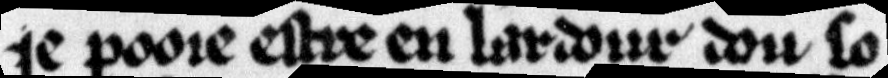
#> input picture data/catmus-french-13c/test_samples/line_020207.png, 888 x 78 px; its folder holds only this picture in this run
$ python -i deskew.py   (imports and definitions only)
#> lines starting #> are read from the running program, lines starting #| are printed output that depends on the picture
### src/htmir/utils/logger.py
"""Logger commun à tous les modules HTmiR."""

import logging
import sys

_CONFIGURED = False


def get_logger(name: str) -> logging.Logger:
    """Retourne un logger configuré (format uniforme, sortie stdout).

    Args:
        name: Nom du logger (typiquement ``__name__``).

    Returns:
        Instance de :class:`logging.Logger` prête à l'emploi.
    """
#> further down, picture is the input picture: shape (78, 888, 3); min 0, max 248, mean 121
    global _CONFIGURED
    if not _CONFIGURED:
        logging.basicConfig(
            level=logging.INFO,
            format="%(asctime)s [%(levelname)s] %(name)s — %(message)s",
            datefmt="%H:%M:%S",
            stream=sys.stdout,
        )
        _CONFIGURED = True
    return logging.getLogger(name)

### src/htmir/preprocessing/deskew.py
"""Correction d'inclinaison des images de manuscrits."""

import cv2
import numpy as np
from htmir.utils.logger import get_logger

logger = get_logger(__name__)


def detect_skew_angle(image: np.ndarray) -> float:
    """Détecte l'angle d'inclinaison d'une image via la transformée de Hough.

    Args:
        image: Image en niveaux de gris (uint8).

    Returns:
        Angle d'inclinaison en degrés (négatif = penche à gauche).

    Raises:
        ValueError: Si l'image n'est pas en niveaux de gris.

    Example:
        >>> angle = detect_skew_angle(gray_img)
    """
    if image.ndim != 2:
        raise ValueError("L'image doit être en niveaux de gris (2D).")
    edges = cv2.Canny(image, 50, 150, apertureSize=3)
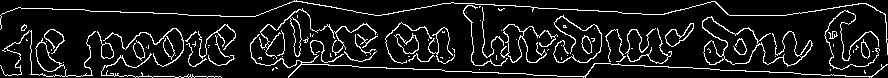
#> edges: shape (78, 888); 10% white in thin lines or dots
    lines = cv2.HoughLinesP(edges, 1, np.pi / 180, threshold=80,
                            minLineLength=100, maxLineGap=10)
#> lines = [[733, 70, 871, 77], [296, 63, 423, 69], [463, 71, 585, 77], [503, 45, 660, 48]]
    if lines is None:
        return 0.0
    angles = []
    for line in lines:
        x1, y1, x2, y2 = line[0]
        if x2 - x1 != 0:
            angles.append(np.degrees(np.arctan2(y2 - y1, x2 - x1)))
#> this loop made 4 passes
#> after the loop, angles = [2.9, 2.7, 2.82, 1.09]
    if not angles:
        return 0.0
    angle = np.median(angles)
#> angle = 2.76
    # On ne corrige que les petits angles (max ±45°)
    if abs(angle) > 45:
        angle = 0.0
    return float(angle)


def deskew(image: np.ndarray, angle: float | None = None) -> np.ndarray:
    """Corrige l'inclinaison d'une image.

    Args:
        image: Image BGR ou niveaux de gris.
        angle: Angle de correction en degrés. Si None, détecté automatiquement.

    Returns:
        Image redressée de même taille.

    Example:
        >>> straight = deskew(image)
    """
    gray = cv2.cvtColor(image, cv2.COLOR_BGR2GRAY) if image.ndim == 3 else image
    if angle is None:
        angle = detect_skew_angle(gray)
#> angle = 2.76
    if abs(angle) < 0.1:
        return image
    h, w = image.shape[:2]
#> h = 78; w = 888
    center = (w // 2, h // 2)
#> center = (444, 39)
    M = cv2.getRotationMatrix2D(center, angle, 1.0)
#> M = [[0.999, 0.0482, -1.36], [-0.0482, 0.999, 21.43]]
    rotated = cv2.warpAffine(image, M, (w, h),
                             flags=cv2.INTER_LINEAR,
                             borderMode=cv2.BORDER_REPLICATE)
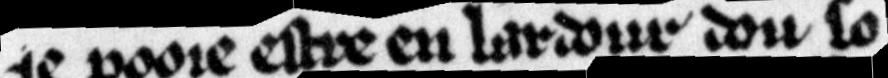
#> rotated: shape (78, 888, 3); min 0, max 246, mean 107.6
    logger.debug(f"Deskew appliqué : angle={angle:.2f}°")
    return rotated

>>> import cv2
>>> picture = cv2.imread('../../../data/catmus-french-13c/test_samples/line_020207.png')
>>> result = deskew(picture)

$ run again, on data/catmus-french-13c/test_samples/line_020208.png
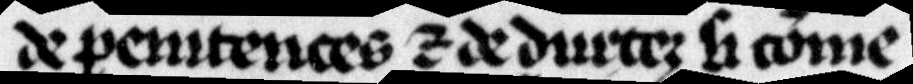
#> input picture data/catmus-french-13c/test_samples/line_020208.png, 913 x 84 px
#> picture is the input picture: shape (84, 913, 3); min 0, max 248, mean 115.1
#> in detect_skew_angle, `edges = cv2.Canny(image, 50, 150, apertureSize=3)`:
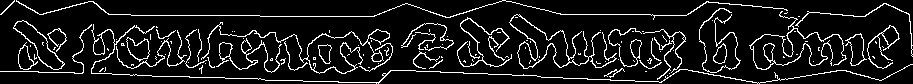
#> edges: shape (84, 913); 9.9% white in thin lines or dots
#> lines = [[131, 15, 259, 15], [260, 16, 374, 16]]
#> the loop in detect_skew_angle, `for line in lines:` made 2 passes
#> after the loop in detect_skew_angle, `for line in lines:`: angles = [0, 0]
#> in detect_skew_angle, `angle = np.median(angles)`: angle = 0

$ run again, on data/catmus-french-13c/test_samples/line_020209.png
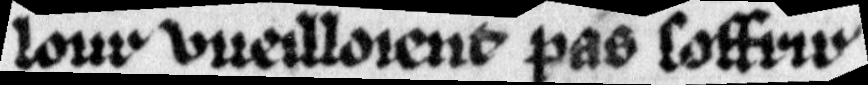
#> input picture data/catmus-french-13c/test_samples/line_020209.png, 868 x 85 px
#> picture is the input picture: shape (85, 868, 3); min 0, max 243, mean 127.3
#> in detect_skew_angle, `edges = cv2.Canny(image, 50, 150, apertureSize=3)`:
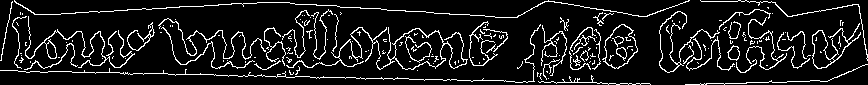
#> edges: shape (85, 868); 10.5% white in thin lines or dots
#> lines = [[356, 78, 505, 80], [306, 4, 505, 17], [61, 13, 276, 2], [0, 70, 167, 73], [729, 37, 863, 37], [49, 36, 152, 36], [762, 35, 863, 35], [504, 81, 649, 83]]
#> the loop in detect_skew_angle, `for line in lines:` made 8 passes
#> after the loop in detect_skew_angle, `for line in lines:`: angles = [0.769, 3.74, -2.93, 1.03, 0, 0, 0, 0.79]
#> in detect_skew_angle, `angle = np.median(angles)`: angle = 0.385
#> M = [[1, 0.00671, -0.272], [-0.00671, 1, 2.91]]
#> in deskew, `rotated = cv2.warpAffine(image, M, (w, h), flags=cv2.INTER_LINEAR, bor..`:
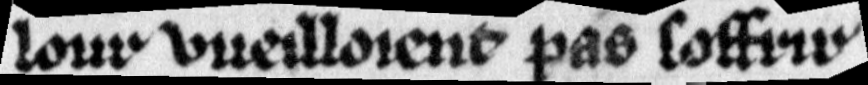
#> rotated: shape (85, 868, 3); min 0, max 241, mean 127.3
